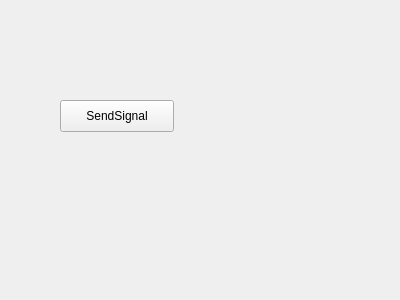
<?xml version="1.0" encoding="UTF-8"?>
<ui version="4.0">
 <class>MyWidget</class>
 <widget class="QWidget" name="MyWidget">
  <property name="geometry">
   <rect>
    <x>0</x>
    <y>0</y>
    <width>400</width>
    <height>300</height>
   </rect>
  </property>
  <property name="windowTitle">
   <string>MyWidget</string>
  </property>
  <widget class="QPushButton" name="pushButton">
   <property name="geometry">
    <rect>
     <x>60</x>
     <y>100</y>
     <width>114</width>
     <height>32</height>
    </rect>
   </property>
   <property name="text">
    <string>SendSignal</string>
   </property>
  </widget>
 </widget>
 <layoutdefault spacing="6" margin="11"/>
 <resources/>
 <connections/>
</ui>
